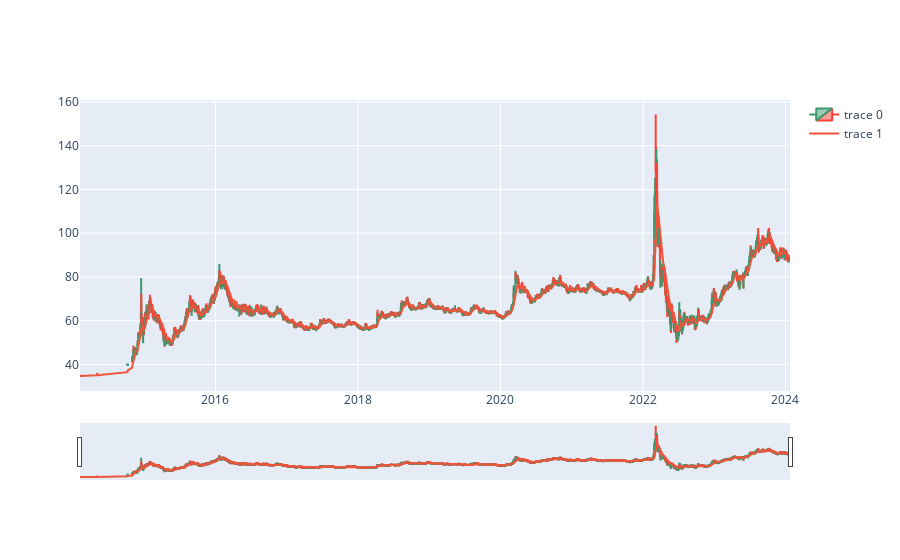

Notebook source saved alongside this figure:
### Code cell
fig = go.Figure(data=[go.Candlestick(x=data['date'],
                open=data['open'],
                high=data['high'],
                low=data['low'],
                close=data['close']),
                go.Scatter(mode="lines", x=data['date'], y=data["ew"])])
fig.layout.yaxis.fixedrange = False
fig.show()

### Figure 1 — Plotly figure (JSON) as saved in the notebook; plotly's stock layout.template omitted (floating-point values rounded to 4 significant figures; data arrays with more than 128 entries replaced by an {"elided": "..."} marker saying what was removed)
{"data": [{"close": {"elided": "3122 float values"}, "high": {"elided": "3122 float values"}, "low": {"elided": "3122 float values"}, "open": {"elided": "3122 float values"}, "type": "candlestick", "x": {"elided": "3122 str values"}}, {"mode": "lines", "type": "scatter", "x": {"elided": "3122 str values"}, "y": {"elided": "3122 float values"}}], "layout": {"yaxis": {"fixedrange": false}}}
